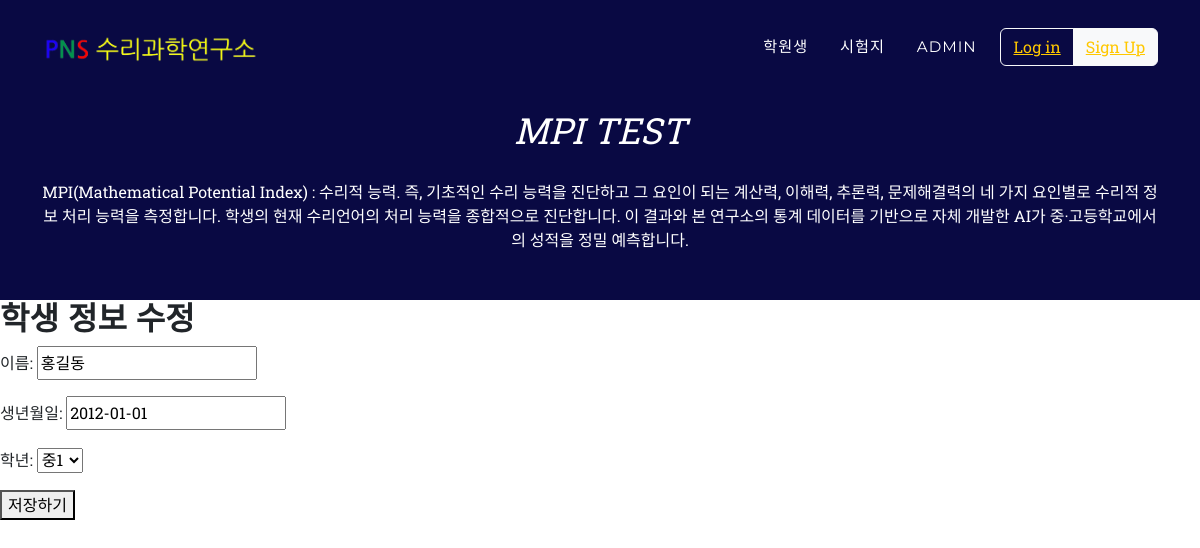
Page /dashboard/student/update/1/ on the earlier database version.
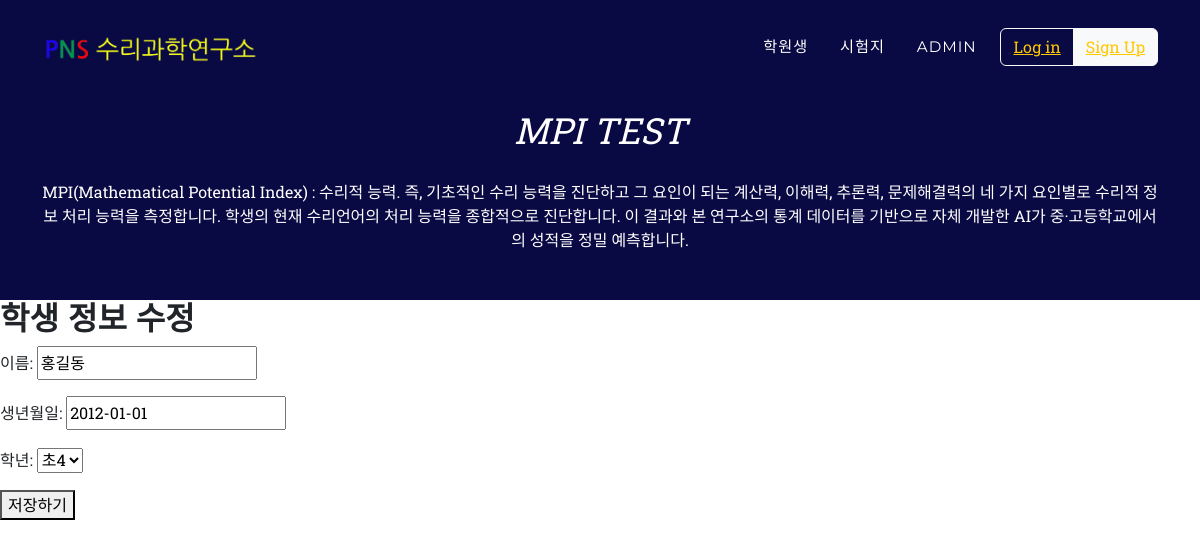
Same page on the later database version.
### dashboard/models.py (models this page shows, shortened)
class Student(models.Model):
    user = models.ForeignKey(settings.AUTH_USER_MODEL, on_delete=models.CASCADE, related_name='students', default=1)
    name = models.CharField(max_length=5, unique=True)
    birthdate = models.DateField('BIRTHDATE')
    grade = models.PositiveSmallIntegerField('GRADE')

### dashboard/views.py (the view)
# urls.py: path('student/update/<int:pk>/', views.StudentUV.as_view(), name='student-update'),
class StudentUV(UpdateView):
    model = Student
    form_class = StudentForm  # 'fields' 대신 'form_class'를 사용
    template_name = 'dashboard/student_update_form.html'
    success_url = reverse_lazy('home')  # 수정 성공 후 리다이렉트할 URL

### dashboard/forms.py
class StudentForm(forms.ModelForm):
    class Meta:
        model = Student
        fields = ['name', 'birthdate', 'grade']

### templates/dashboard/student_update_form.html (shortened to what this page needs)
{% extends 'base.html' %}
{% block content %}
<h2>학생 정보 수정</h2>
<form method="post">
    {{ form.as_p }}
    <button type="submit">저장하기</button>
</form>
{% endblock %}

Differences in the rows shown:
changed Student "홍길동": grade "중1" → "초4"
